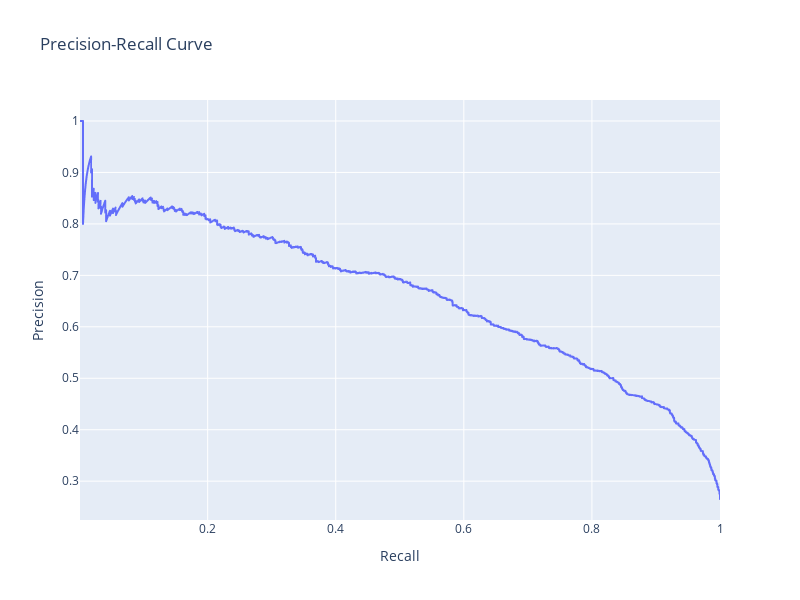

Source (notebook cell):
### Code cell
px.line(prec_rec, x='Recall', y='Precision', hover_data=['Threshold'], title='Precision-Recall Curve', width=800, height=600)

### Figure 1 — Plotly figure (JSON) as saved in the notebook; plotly's stock layout.template omitted (floating-point values rounded to 4 significant figures; data arrays with more than 128 entries replaced by an {"elided": "..."} marker saying what was removed)
{"data": [{"customdata": {"elided": "5603x1 float values"}, "hovertemplate": "Recall=%{x}<br>Precision=%{y}<br>Threshold=%{customdata[0]}<extra></extra>", "legendgroup": "", "line": {"color": "#636efa", "dash": "solid"}, "marker": {"symbol": "circle"}, "mode": "lines", "name": "", "showlegend": false, "type": "scattergl", "x": {"elided": "5603 float values"}, "xaxis": "x", "y": {"elided": "5603 float values"}, "yaxis": "y"}], "layout": {"height": 600, "legend": {"tracegroupgap": 0}, "title": {"text": "Precision-Recall Curve"}, "width": 800, "xaxis": {"anchor": "y", "domain": [0, 1], "title": {"text": "Recall"}}, "yaxis": {"anchor": "x", "domain": [0, 1], "title": {"text": "Precision"}}}}
